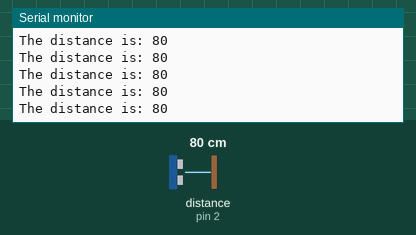
The sketch below on a simulated Arduino Uno, built with avr-gcc and run on an emulated ATmega328P. On the bench: the last lines printed to the serial monitor. The test bench sets the inputs (shaded band); at power-on: distance to the obstacle (sensor on pin 2) 80 cm.

Above: at 1.2 s.
1.3 s: distance to the obstacle (sensor on pin 2) set to 18 cm
At 1.68 s:
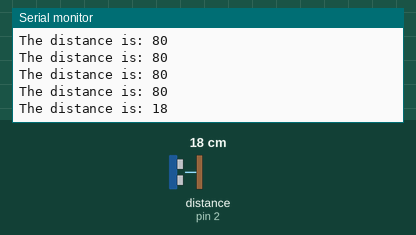
4.3 s: distance to the obstacle (sensor on pin 2) set to 299 cm
At 4.58 s:
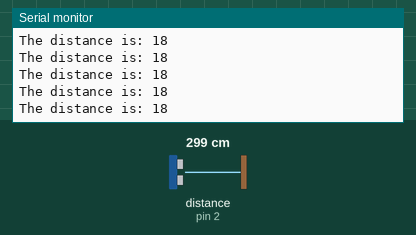
Timing chart, 0 to 7.3 s (numbered marks = the images above; inputs shaded):
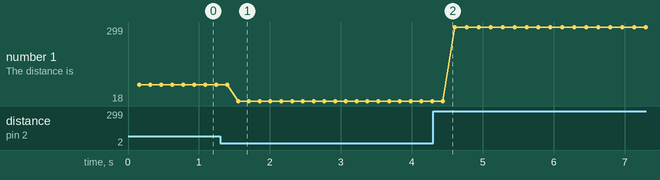

Measured:
- after the input at 1.3 s, the serial monitor: prints a new line after 0.25 s (image 1)
- plotted number 1: 80 → 18 after the input at 1.3 s, 18 → 299 after the input at 4.3 s

The sketch:

113_Grove_Ultrasonic.ino
```cpp
//A full description of this module (and many others) can be downloaded at: https://eve_arduino

#include "Ultrasonic.h"

int DistanceSensorpin=2;

Ultrasonic ultrasonic(DistanceSensorpin);

void setup()
{
  Serial.begin(9600);
}

void loop()
{
  long RangeInCentimeters;
  RangeInCentimeters = ultrasonic.MeasureInCentimeters();
  delay(150);
  Serial.print("The distance is: ");
  Serial.println(RangeInCentimeters);
}
```
